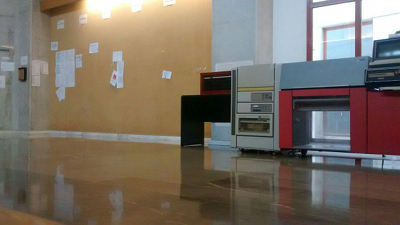
//> input picture Proyecto/Codigo/imagenes/comp1.jpg, 400 x 225 px, given in place of Tablero1.jpg, which was not available
$ ./main   (built with g++ and OpenCV 4)
//> lines starting //> are read from the running program, lines starting //| are printed output that depends on the picture; pictures that were not available may be replaced by others from this repository, and a replacement may not be noted
#include <opencv2/opencv.hpp>
#include <vector>
#include<time.h>

using namespace std;
using namespace cv;

/*
Funcion que muestra una imagen por pantalla.
@ nombreVentana: el nombre de la ventana que crearemos y en la que mostraremos la imagen.
@ im: la imagen a mostrar
@ tipoVentana: el tipo de ventana que queremos crear, por defecto es 1, es decir una ventana que se ajusta al tamanio de la imagen.
*/
void mostrarImagen(string nombreVentana, Mat &im, int tipoVentana) {
	if (!im.empty()) {
		namedWindow(nombreVentana, tipoVentana);
		imshow(nombreVentana, im);
	}
	else
		cout << "La imagen no se cargo correctamente" << endl;
}


/*
Funcion que combina varias imagenes en una sola.
@nombreVentana = nombre de la ventana en la que mostrar la imagen resultante.
@imagenes = lista de imagenes a mostrar.
*/
void mostrarImagenes(string nombreVentana, vector<Mat> &imagenes) {
	int colCollage = 0, filCollage = 0; //aqui almacenaremos las columnas y las filas de la imagen que sera la union de todas las demas.
	int contadorColumnas = 0;
	for (Mat & im : imagenes) {
		if (im.channels() < 3) cvtColor(im, im, CV_GRAY2RGB); //cambiamos la codificacion del color de algunas im?genes para que no nos de fallos al crear el collage.
		colCollage += im.cols; //sumamos las columnas
		if (im.rows > filCollage) filCollage = im.rows; //obtenemos el maximo numero de filas que vamos a necesitar
	}

	Mat collage = Mat::zeros(filCollage, colCollage, CV_8UC3); //Creamos la imagen con las dimensiones deseadas y todos los p?xeles inicializados a cero.

	Rect roi; //objeto con el que definiremos el ROI
	Mat imroi; //submatriz de la imagen Collage donde copiaremos la imagen que corresponda.

	for (Mat & im : imagenes) {
		roi = Rect(contadorColumnas, 0, im.cols, im.rows); //Vamos moviendo el ROI para que las imagenes queden juntas y ajustandolo al tamaño de la imagen que corresponda.
		contadorColumnas += im.cols;
		imroi = Mat(collage, roi); //(stackoverflow.com/questions/8206466/how-to-set-roi-in-opencv)

		im.copyTo(imroi);
		//Lo que sucede cuando no coincide el formato de destino y el de origen es que lo que se copia son pixeles negros.
	}

	mostrarImagen(nombreVentana, collage, 0);

}


// [9 lines left out: function mostrarMatriz, not called in this run]

class Punto{
public:
	float x, y;

	Punto() {
		x = 0.0;
		y = 0.0;
	}

	Punto(float a, float b) {
		x = a;
		y = b;
	}
};

/*
Funcion que obtiene la matriz de coeficientes para el sistema del calculo de la homografia dados los puntos muestreados en las imagenes estudiadas.
@puntos_origen: puntos muestreados en la imagen de partida.
@puntos_destino: puntos muestreados en la imagen de destino.
*/
Mat obtenerMatrizCoeficientes(vector<Punto> puntos_origen, vector<Punto> puntos_destino) {
	int puntos_muestreados = puntos_origen.size();
	Mat A = Mat(2 * puntos_muestreados, 9, CV_32F, 0.0);
	Punto punto_og, punto_dst;

	//Construimos la matriz de coeficientes A tal y como lo tenemos en las trasparencias.
	for (int i = 0; i < 2*puntos_muestreados; i = i+2) {
		punto_og = puntos_origen.at(i/2);
		punto_dst = puntos_destino.at(i/2);
		A.at<float>(i, 0) = punto_og.x; A.at<float>(i, 1) = punto_og.y; A.at<float>(i, 2) = 1.0;
		A.at<float>(i, 6) = -punto_dst.x*punto_og.x; A.at<float>(i, 7) = -punto_dst.x*punto_og.y; A.at<float>(i, 8) = -punto_dst.x;
		A.at<float>(i+1, 3) = punto_og.x; A.at<float>(i+1, 4) = punto_og.y; A.at<float>(i+1, 5) = 1.0;
		A.at<float>(i+1, 6) = -punto_dst.y*punto_og.x; A.at<float>(i+1, 7) = -punto_dst.y*punto_og.y; A.at<float>(i+1, 8) = -punto_dst.y;
	}

	return A;
}

/*
Funcion que obtiene la matriz de trasnformacion que lleva una imagen a la otra, de forma aproximada:
@puntos_origen: puntos muestreados en la imagen de partida.
@puntos_destino: puntos muestreados en la imagen de destino.
*/
Mat obtenerMatrizTransformacion(vector<Punto> puntos_origen, vector<Punto> puntos_destino) {
	Mat A, w, u, vt;

	//obtenemos la matriz de coeficientes:
	A = obtenerMatrizCoeficientes(puntos_origen, puntos_destino);

	//Obtenemos la descomposicion SVD de la matriz de coeficientes, la matriz que nos interesa es la vT:
	SVD::compute(A, w, u, vt);

	Mat H = Mat(3, 3, CV_32F);

	//Construimos la matriz de transformacion con la ultima columna de v o lo que es lo mismo la ultima fila de vT:
	for (int i = 0; i < 3; i++)
		for (int j = 0; j < 3; j++)
			H.at<float>(i, j) = vt.at<float>(8, i * 3 + j);

	return H;
}

/*
Funcion que obtiene los KeyPoints de una imagen con el detector BRISK.
@im: imagen a la que le calculamos los KeyPoints
@umbral: parametro de umbral (thresh) para el detector BRISK a usar.
*/

vector<KeyPoint> obtenerKeyPointsBRISK (Mat im, int umbral = 30) {
	//Creamos el detector
	Ptr<BRISK> ptrDetectorBRISK = BRISK::create(umbral);
	vector<KeyPoint> puntosDetectados;

	//Obtenemos los KP:
	ptrDetectorBRISK->detect(im, puntosDetectados);

	return puntosDetectados;
}

/*
Funcion que obtiene los KeyPoints de una imagen con el detector ORB.
@im: imagen a la que le calculamos los KeyPoints
@num_caracteristicas: numero maximo de caracteristicas a detectar
@tipo_marcador: criterio para elegir o no un punto HARRIS o FAST
@umbral_FAST: umbral para elegir los puntos segun la medidad elegida
*/
vector<KeyPoint> obtenerKeyPointsORB (Mat im, int num_caracteristicas = 500, int tipo_marcador = ORB::HARRIS_SCORE, int umbral_FAST = 20){
	//Creamos el detector:
	Ptr<ORB> ptrDetectorORB = ORB::create(num_caracteristicas, 1.2f, 8, 31, 0, 2, tipo_marcador, 31, umbral_FAST);
	vector<KeyPoint> puntosDetectados;

	//Obtenemos los KP:
	ptrDetectorORB->detect(im, puntosDetectados);

	return puntosDetectados;
}


/*
Funcion que obtiene los descriptores de los KeyPoints localizados mediante un detector BRISK
@im: imagen a la que le buscamos los descriptores
@umbral: parametro de umbral para el detector BRISK a usar
*/
Mat obtenerDescriptoresBRISK (Mat im, int umbral = 30) {
	//Creamos el detector:
	Ptr<BRISK> ptrDetectorBRISK = BRISK::create(umbral);
	vector<KeyPoint> puntosDetectados;
	Mat descriptores;

	//Obtenemos los KP:
	ptrDetectorBRISK->detect(im, puntosDetectados);

	//Obtenemos los descriptores para estos KP:
	ptrDetectorBRISK->compute(im, puntosDetectados, descriptores);

	return descriptores;
}

/*
Funcion que obtiene los descriptores de los KeyPoints localizados mediante un detector ORB
@im: imagen a la que le buscamos los descriptores
@num_caracteristicas: numero maximo de caracteristicas a detectar
@tipo_marcador: criterio para elegir o no un punto HARRIS o FAST
@umbral_FAST: umbral para elegir los puntos segun la medidad elegida
*/
Mat obtenerDescriptoresORB (Mat im, int num_caracteristicas = 500, int tipo_marcador = ORB::HARRIS_SCORE, int umbral_FAST = 20) {
	//Creamos el detector:
	Ptr<ORB> ptrDetectorORB = ORB::create(num_caracteristicas, 1.2f, 8, 31, 0, 2, tipo_marcador, 31, umbral_FAST);
	vector<KeyPoint> puntosDetectados;
	Mat descriptores;

	//Obtenemos los KP:
	ptrDetectorORB->detect(im, puntosDetectados);

	//Obtenemos los descriptores para estos KP:
	ptrDetectorORB->compute(im, puntosDetectados, descriptores);

	return descriptores;
}


/*
Funcion que calcula los puntos en correspondencias entre dos imagen por el criterio de Fuerza Bruta + comprobacion cruzada + BRISK
@im1 e im2: las imagenes entre las cuales vamos a buscar puntos en correspondencias.
@umbral: el umbral para el detector BRISK.
*/
vector<DMatch> obtenerMatchesFuerzaBrutaBRISK (Mat im1, Mat im2, int umbral){
	vector<KeyPoint> puntosDetectados1, puntosDetectados2;
	Mat descriptores1, descriptores2;
	vector<DMatch> matches;

	//Creamos el matcher con Fuerza Bruta activandole el flag para el cross check.
	BFMatcher matcher = BFMatcher(NORM_L2, true);

	//Obtenemos los Key Points con BRISK:
	puntosDetectados1 = obtenerKeyPointsBRISK(im1, umbral);
	puntosDetectados2 = obtenerKeyPointsBRISK(im2, umbral);


	//Obtenemos los descriptores de los puntos obtenidos en cada imagen.
	descriptores1 = obtenerDescriptoresBRISK(im1, umbral);
	descriptores2 = obtenerDescriptoresBRISK(im2, umbral);

	//clock_t t_inicio= clock();
	//Calculamos los matches entre ambas imagenes:
	matcher.match(descriptores1, descriptores2, matches);
	//printf("FB ha tardado: %.2fs\n",(double)(clock() - t_inicio)/CLOCKS_PER_SEC);

	return matches;
}

/*
Funcion que calcula los puntos en correspondencias entre dos imagen por el criterio de Fuerza Bruta + comprobacion cruzada + ORB
@im1 e im2: las imagenes entre las cuales vamos a buscar puntos en correspondencias.
*/
vector<DMatch> obtenerMatchesFuerzaBrutaORB (Mat im1, Mat im2){
	vector<KeyPoint> puntosDetectados1, puntosDetectados2;
	Mat descriptores1, descriptores2;
	vector<DMatch> matches;

	//Creamos el matcher con Fuerza Bruta activandole el flag para el cross check.
	BFMatcher matcher = BFMatcher(NORM_L2, true);

	//Obtenemos los Key Points con ORB:
	puntosDetectados1 = obtenerKeyPointsORB(im1, 1000, ORB::HARRIS_SCORE, 35);
	puntosDetectados2 = obtenerKeyPointsORB(im2, 1000, ORB::HARRIS_SCORE, 35);


	//Obtenemos los descriptores de los puntos obtenidos en cada imagen.
	descriptores1 = obtenerDescriptoresORB(im1, 1000, ORB::HARRIS_SCORE, 35);
	descriptores2 = obtenerDescriptoresORB(im2, 1000, ORB::HARRIS_SCORE, 35);

	//Calculamos los matches entre ambas imagenes:
	matcher.match(descriptores1, descriptores2, matches);

	return matches;
}


/*
Funcion que calcula los puntos en correspondencias entre dos imagen por el criterio Flann + BRISK
@im1 e im2: las imagenes entre las cuales vamos a buscar puntos en correspondencias.
@umbral: el umbral para el detector BRISK.
*/
vector<DMatch> obtenerMatchesFlannBRISK (Mat im1, Mat im2, int umbral){
	vector<KeyPoint> puntosDetectados1, puntosDetectados2;
	Mat descriptores1, descriptores2;
	vector<DMatch> matches;

	//Creamos el matcher con FLANN.
	FlannBasedMatcher matcher;

	//Obtenemos los Key Points con BRISK:
	puntosDetectados1 = obtenerKeyPointsBRISK(im1, umbral);
	puntosDetectados2 = obtenerKeyPointsBRISK(im2, umbral);


	//Obtenemos los descriptores de los puntos obtenidos en cada imagen.
	descriptores1 = obtenerDescriptoresBRISK(im1, umbral);
	descriptores2 = obtenerDescriptoresBRISK(im2, umbral);

	//Convertimos las matrices de descriptores a CV_32F para el correcto funcionamiento del matcher creado:
	descriptores1.convertTo(descriptores1, CV_32F);
	descriptores2.convertTo(descriptores2, CV_32F);

	//clock_t t_inicio = clock();
	matcher.match(descriptores1, descriptores2, matches);
	//printf("FLANN ha tardado: %.2fs\n",(double)(clock() - t_inicio)/CLOCKS_PER_SEC);


	return matches;
}

/*
Funcion que calcula los puntos en correspondencias entre dos imagen por el criterio Flann + ORB
@im1 e im2: las imagenes entre las cuales vamos a buscar puntos en correspondencias.
*/
vector<DMatch> obtenerMatchesFlannORB (Mat im1, Mat im2){
	vector<KeyPoint> puntosDetectados1, puntosDetectados2;
	Mat descriptores1, descriptores2;
	vector<DMatch> matches;

	//Creamos el matcher con FLANN.
	FlannBasedMatcher matcher;

	//Obtenemos los Key Points con ORB:
	puntosDetectados1 = obtenerKeyPointsORB(im1, 1000, ORB::HARRIS_SCORE, 35);
	puntosDetectados2 = obtenerKeyPointsORB(im2, 1000, ORB::HARRIS_SCORE, 35);


	//Obtenemos los descriptores de los puntos obtenidos en cada imagen.
	descriptores1 = obtenerDescriptoresORB(im1, 1000, ORB::HARRIS_SCORE, 35);
	descriptores2 = obtenerDescriptoresORB(im2, 1000, ORB::HARRIS_SCORE, 35);

	//Convertimos las matrices de descriptores a CV_32F para el correcto funcionamiento del matcher creado:
	descriptores1.convertTo(descriptores1, CV_32F);
	descriptores2.convertTo(descriptores2, CV_32F);


	matcher.match(descriptores1, descriptores2, matches);

	return matches;
}

/*
Funcion que calcula la homografia que lleva la imagen origen a la imagen destino por medio de findHomography
@origen: imagen de origen
@destino: imagen de destino
*/
Mat calcularHomografia (Mat origen, Mat destino) {
	vector<KeyPoint> puntosDetectadosOrigen, puntosDetectadosDestino;
	vector<DMatch> matches;
	vector<Point2f> puntosEnCorrespondenciasOrigen, puntosEnCorrespondenciasDestino;

	//Obtenemos los puntos clave con BRISK en cada imagen
	puntosDetectadosOrigen = obtenerKeyPointsBRISK(origen, 65);
	puntosDetectadosDestino = obtenerKeyPointsBRISK(destino, 65);

	//Obtenemos los matches por fuerza bruta:
	matches = obtenerMatchesFuerzaBrutaBRISK(origen, destino, 65);

	//Obtenemos los puntos en correspondencias entre ambas imagenes:
	for (int i = 0; i < matches.size(); i++){
		puntosEnCorrespondenciasOrigen.push_back(puntosDetectadosOrigen[matches[i].queryIdx].pt);
		puntosEnCorrespondenciasDestino.push_back(puntosDetectadosDestino[matches[i].trainIdx].pt);
	}

	//Calculamos la homografia con los puntos en correspondencias:
	Mat H = findHomography(puntosEnCorrespondenciasOrigen, puntosEnCorrespondenciasDestino, CV_RANSAC);

	//Pasamos las homografia a 32F:
	H.convertTo(H, CV_32F);

	return H;
}


/*
Funcion que obtiene un mosaico de proyeccion plana de dos imagenes
@origen y destino: imagenes con las que formar el mosaico.
*/
Mat mosaicoDeDos (Mat origen, Mat destino) {
	//Creamos la imagen donde proyectaremos ambas imagenes:
	Mat mosaico = Mat(550, 1000, origen.type());

	//Colocamos la primera imagen en la esquina superior izquierda por medio de la identidad:
	Mat id = Mat(3,3,CV_32F,0.0);

	for (int i = 0; i < 3; i++)
		id.at<float>(i,i) = 1.0;

	warpPerspective(destino, mosaico, id, Size(mosaico.cols, mosaico.rows), INTER_LINEAR, BORDER_CONSTANT);

	//Calculamos la homografia que lleva la segunda imagen a la que hemos colocado primero en el plano de proyeccion:
	Mat homografia = calcularHomografia(origen, destino);

	//Colocamos la segunda imagen por medio de esa homografia (compuesta con la identidad):
	warpPerspective(origen, mosaico, homografia, Size(mosaico.cols, mosaico.rows), INTER_LINEAR, BORDER_TRANSPARENT);

	return mosaico;
}

/*
Funcion que obtiene un mosaico de proyeccion plana con varias imagenes comenzando por la central en la realidad
@imagenes: imagenes para construir el mosaico
*/

Mat mosaicoDeN (vector<Mat> imagenes) {
	//Creamos la imagen donde formaremos el mosaico:
	Mat mosaico = Mat(700, 1100, imagenes.at(0).type());

	//Seleccionamos la posicion de la imagen central de la secuencia:
	int posicion_central = imagenes.size()/2;

	//Colocamos la imagen central del vector en el centro del mosaico
	Mat colocacionCentral = Mat(3,3,CV_32F,0.0);

	for (int i = 0; i < 3; i++)
		colocacionCentral.at<float>(i,i) = 1.0;

	//Realizamos una traslacion simplemente:
	colocacionCentral.at<float>(0,2) = mosaico.cols/2 - imagenes.at(posicion_central).cols/2;
	colocacionCentral.at<float>(1,2) = mosaico.rows/2 - imagenes.at(posicion_central).rows/2;

	warpPerspective(imagenes.at(posicion_central), mosaico, colocacionCentral, Size(mosaico.cols, mosaico.rows), INTER_LINEAR, BORDER_CONSTANT);

	//Matrices donde se acumularan las homografias a cada uno de los lados de la imagen central:
	Mat Hizda, Hdcha;
	//Las inicializamos con la homografia que hemos calculado antes, la que seria la H0:
	colocacionCentral.copyTo(Hizda);
	colocacionCentral.copyTo(Hdcha);

	/*
	Vamos formando el mosaico empezando desde la imagen central y desplazandonos a ambos extremos.
	En cada iteracion calculamos la homografia que queda cada imagen al mosaico componiendo con las que ya se han calculado para las imagenes anteriores.
	*/
	for (int i = 1; i <= posicion_central; i++) {
		if (posicion_central-i >= 0){
			Hizda = Hizda * calcularHomografia(imagenes.at(posicion_central-i), imagenes.at(posicion_central-i+1));
			warpPerspective(imagenes.at(posicion_central-i), mosaico, Hizda, Size(mosaico.cols, mosaico.rows), INTER_LINEAR, BORDER_TRANSPARENT);

		}
		if (posicion_central+i < imagenes.size()){
			Hdcha = Hdcha * calcularHomografia(imagenes.at(posicion_central+i), imagenes.at(posicion_central+i-1));
			warpPerspective(imagenes.at(posicion_central+i), mosaico, Hdcha, Size(mosaico.cols, mosaico.rows), INTER_LINEAR, BORDER_TRANSPARENT);
		}
	}


	return mosaico;

}

/*
Funcion que obtiene un mosaico de proyeccion plana con varias imagenes comenzando por la primera de la secuencia
@imagenes: imagenes para construir el mosaico
*/
// [33 lines left out: function mosaicoDeNMalo, not called in this run]

void parte1() {
	cout << "Inicio Parte 1: " << endl;

	Mat tablero1 = imread("imagenes/Tablero1.jpg");
//> tablero1 is the input picture: 225 rows x 400 cols, CV_8UC3; mean B, G, R 99.2, 110.6, 120.9
	Mat tablero2 = imread("imagenes/Tablero2.jpg");
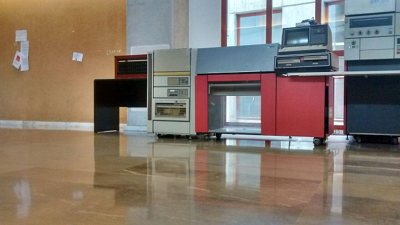
//> input picture Proyecto/Codigo/imagenes/comp2.jpg, 400 x 225 px, given in place of Tablero2.jpg, which was not available
//> tablero2 is the input picture: 225 rows x 400 cols, CV_8UC3; mean B, G, R 106.7, 117.4, 129.8

	vector<Punto> ptos_tablero1;
	vector<Punto> ptos_tablero2;

	//Almacenamos las coordenadas de los ptos en correspondencia que hemos muestreado de cada imagen:
	ptos_tablero1.push_back(Punto(175, 70));
	ptos_tablero1.push_back(Punto(532, 41));
	ptos_tablero1.push_back(Punto(158, 423));
	ptos_tablero1.push_back(Punto(526, 464));
	ptos_tablero1.push_back(Punto(261, 165));
	ptos_tablero1.push_back(Punto(416, 160));
	ptos_tablero1.push_back(Punto(254, 327));
	ptos_tablero1.push_back(Punto(413, 335));
	ptos_tablero1.push_back(Punto(311, 109));
	ptos_tablero1.push_back(Punto(355, 390));

	ptos_tablero2.push_back(Punto(168, 46));
	ptos_tablero2.push_back(Punto(500, 120));
	ptos_tablero2.push_back(Punto(101, 392));
	ptos_tablero2.push_back(Punto(432, 442));
	ptos_tablero2.push_back(Punto(248, 164));

	ptos_tablero2.push_back(Punto(391, 195));
	ptos_tablero2.push_back(Punto(218, 312));
	ptos_tablero2.push_back(Punto(362, 337));
	ptos_tablero2.push_back(Punto(306, 125));
	ptos_tablero2.push_back(Punto(305, 377));

	// [24 lines of commented-out code are left out]
	Mat H = obtenerMatrizTransformacion(ptos_tablero1, ptos_tablero2);
	Mat tablero1_transformada;

	//Se la aplicamos a la imagen
	warpPerspective(tablero1, tablero1_transformada, H, Size(tablero2.cols, tablero2.rows));
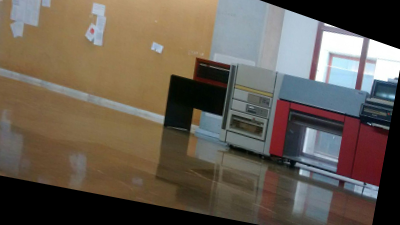
//> tablero1_transformada: 225 rows x 400 cols, CV_8UC3; mean B, G, R 81.6, 92.8, 102.4

	//Mostramos las tres imagenes para comparar los resultados:
	vector<Mat> imagenes;

	imagenes.push_back(tablero1);
	imagenes.push_back(tablero1_transformada);
	imagenes.push_back(tablero2);


	mostrarImagenes("Calcular homografia (Aparado 1):", imagenes);
//> the loop in mostrarImagenes, `for (Mat & im : imagenes)` made 3 passes
//> after the loop in mostrarImagenes, `for (Mat & im : imagenes)`: colCollage = 1200; filCollage = 225
//> after the loop in mostrarImagenes, `for (Mat & im : imagenes)`: contadorColumnas = 1200
//> in mostrarImagen, `imshow(nombreVentana, im);`:
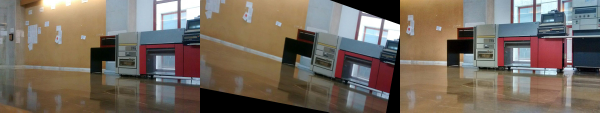
//> window 'Calcular homografia (Aparado 1': 225 rows x 1200 cols, CV_8UC3 (shown at 1/2 size); mean B, G, R 95.8, 106.9, 117.7

	waitKey(0);
	destroyAllWindows();


}

void parte2(Mat yose1, Mat yose2) {
	cout << "Inicio Parte 2: " << endl;

	vector<KeyPoint> puntosDetectados; //donde almacenaremos los puntos detectados para cada imagen por cada criterio, reutilizable.
	Mat yose1KPBRISK, yose1KPORB, yose2KPBRISK, yose2KPORB; //las imagenes correspondientes pintando los puntos detectados.

	//Vamos obteniendo de cada una de las dos imagenes los puntos detectados con los dos criterios a usar y mostrando dichos puntos por pantalla:
	puntosDetectados = obtenerKeyPointsBRISK(yose1, 65);
//> in obtenerKeyPointsBRISK, `ptrDetectorBRISK->detect(im, puntosDetectados);`: puntosDetectados = 171 keypoints; strongest (x, y, size): (341, 123, 17), (342, 124, 12.9), (334, 123, 13.2), (121, 108, 14.8)
	cout << "En Yosemite1 con BRISK hemos obtenido: " << puntosDetectados.size() << " puntos" << endl;
//| En Yosemite1 con BRISK hemos obtenido: 171 puntos
	drawKeypoints(yose1, puntosDetectados, yose1KPBRISK);
	imshow("Yose 1 KP BRISK", yose1KPBRISK);
	puntosDetectados = obtenerKeyPointsBRISK(yose2, 65);
	cout << "En Yosemite2 con BRISK hemos obtenido: " << puntosDetectados.size() << " puntos" << endl;
//| En Yosemite2 con BRISK hemos obtenido: 171 puntos
	drawKeypoints(yose2, puntosDetectados, yose2KPBRISK);
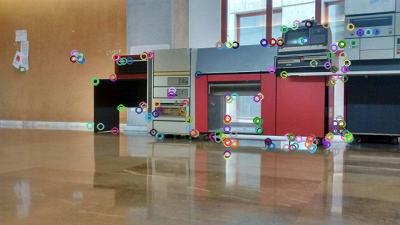
//> yose2KPBRISK: 225 rows x 400 cols, CV_8UC3; mean B, G, R 106.4, 117.3, 129.9
	imshow("Yose 2 KP BRISK", yose2KPBRISK);
	puntosDetectados = obtenerKeyPointsORB(yose1, 1000, ORB::HARRIS_SCORE, 35);
//> in obtenerKeyPointsORB, `ptrDetectorORB->detect(im, puntosDetectados);`: puntosDetectados = 664 keypoints; strongest (x, y, size): (347, 137, 31), (225, 138, 44.6), (222, 136, 31), (342, 124, 31)
	cout << "En Yosemite1 con ORB hemos obtenido: " << puntosDetectados.size() << " puntos" << endl;
//| En Yosemite1 con ORB hemos obtenido: 664 puntos
	drawKeypoints(yose1, puntosDetectados, yose1KPORB);
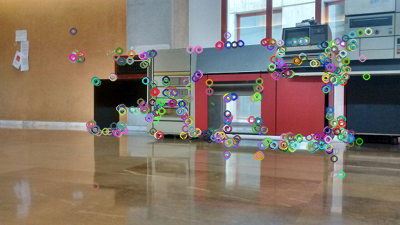
//> yose1KPORB: 225 rows x 400 cols, CV_8UC3; mean B, G, R 107.1, 118.2, 130.4
	imshow("Yose 1 KP ORB", yose1KPORB);
	puntosDetectados = obtenerKeyPointsORB(yose2, 1000, ORB::HARRIS_SCORE, 35);
	cout << "En Yosemite2 con ORB hemos obtenido: " << puntosDetectados.size() << " puntos" << endl;
//| En Yosemite2 con ORB hemos obtenido: 664 puntos
	drawKeypoints(yose2, puntosDetectados, yose2KPORB);
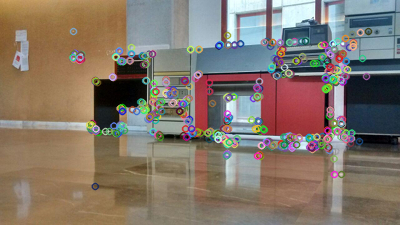
//> yose2KPORB: 225 rows x 400 cols, CV_8UC3; mean B, G, R 107.1, 118.3, 130.8
	imshow("Yose 2 KP ORB", yose2KPORB);


	waitKey(0);
	destroyAllWindows();
}

void parte3(Mat yose1, Mat yose2) {
	cout << "Inicio Parte 3: " << endl;

	vector<KeyPoint> puntosDetectadosYose1, puntosDetectadosYose2;
	vector<DMatch> matchesFB, matchesFLANN;
	Mat imagenMatchesFBBRISK, imagenMatchesFBORB, imagenMatchesFLANNBRISK, imagenMatchesFLANNORB;

	//Obtenemos los puntos con BRISK
	puntosDetectadosYose1 = obtenerKeyPointsBRISK(yose1, 65);
//> puntosDetectadosYose1 = 171 keypoints; strongest (x, y, size): (341, 123, 17), (342, 124, 12.9), (334, 123, 13.2), (121, 108, 14.8)
	puntosDetectadosYose2 = obtenerKeyPointsBRISK(yose2, 65);
//> puntosDetectadosYose2 has the same summary as puntosDetectadosYose1

	//Obtenemos los matches con FB sobre estos puntos:
	matchesFB = obtenerMatchesFuerzaBrutaBRISK(yose1, yose2, 65);
//> in obtenerMatchesFuerzaBrutaBRISK, `puntosDetectados1 = obtenerKeyPointsBRISK(im1, umbral);`: puntosDetectados1 has the same summary as puntosDetectadosYose1 in parte3
//> in obtenerMatchesFuerzaBrutaBRISK, `puntosDetectados2 = obtenerKeyPointsBRISK(im2, umbral);`: puntosDetectados2 has the same summary as puntosDetectadosYose1 in parte3
//> in obtenerDescriptoresBRISK, `ptrDetectorBRISK->detect(im, puntosDetectados);`: puntosDetectados has the same summary as puntosDetectadosYose1 in parte3
//> in obtenerMatchesFuerzaBrutaBRISK, `matcher.match(descriptores1, descriptores2, matches);`: matches = 171 matches
//> matchesFB = 171 matches

	cout << "Se han obtenido " << matchesFB.size() << " matches con Fuerza Bruta + Cross check + BRISK" << endl;
//| Se han obtenido 171 matches con Fuerza Bruta + Cross check + BRISK

	//Mostramos los matches dibujandolos:
	drawMatches( yose1, puntosDetectadosYose1, yose2, puntosDetectadosYose2, matchesFB, imagenMatchesFBBRISK, Scalar::all(-1), Scalar::all(-1), vector<char>(), DrawMatchesFlags::NOT_DRAW_SINGLE_POINTS );
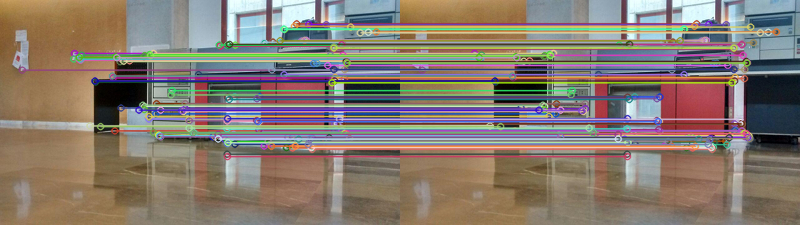
//> imagenMatchesFBBRISK: 225 rows x 800 cols, CV_8UC3; mean B, G, R 112.4, 122.6, 134

	imshow("Matches Fuerza Bruta con BRISK", imagenMatchesFBBRISK);

	//El mecanismo se repite para cada combinacion restante BRISK + ORB, FLANN + BRISK y FLANN + ORB:

	matchesFLANN = obtenerMatchesFlannBRISK(yose1, yose2, 65);
//> in obtenerMatchesFlannBRISK, `puntosDetectados1 = obtenerKeyPointsBRISK(im1, umbral);`: puntosDetectados1 has the same summary as puntosDetectadosYose1 in parte3
//> (the rest of the program and of its run is left out)
